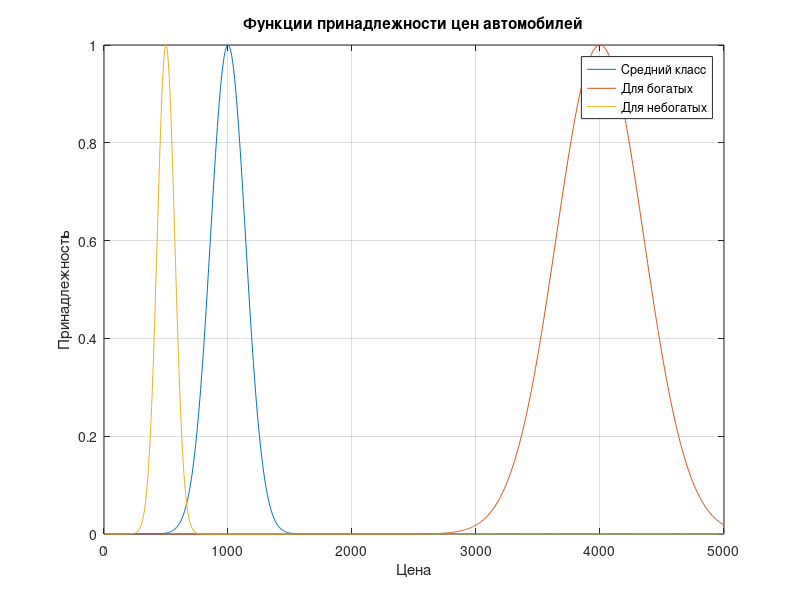

The MATLAB source for this figure:
% Задача 5: Цены на автомобили
U = linspace(4, 5000, 1000); % Цены от 4 до 5000

% Функции принадлежности
mu_A = exp(-((U - 1000) / 200).^2); % Средний класс
mu_B = exp(-((U - 4000) / 500).^2); % Богатые
mu_C = exp(-((U - 500) / 100).^2);  % Небогатые

% Графики
figure;
plot(U, mu_A, 'DisplayName', 'Средний класс');
hold on;
plot(U, mu_B, 'DisplayName', 'Для богатых');
plot(U, mu_C, 'DisplayName', 'Для небогатых');
legend;
title('Функции принадлежности цен автомобилей');
xlabel('Цена');
ylabel('Принадлежность');
grid on;
